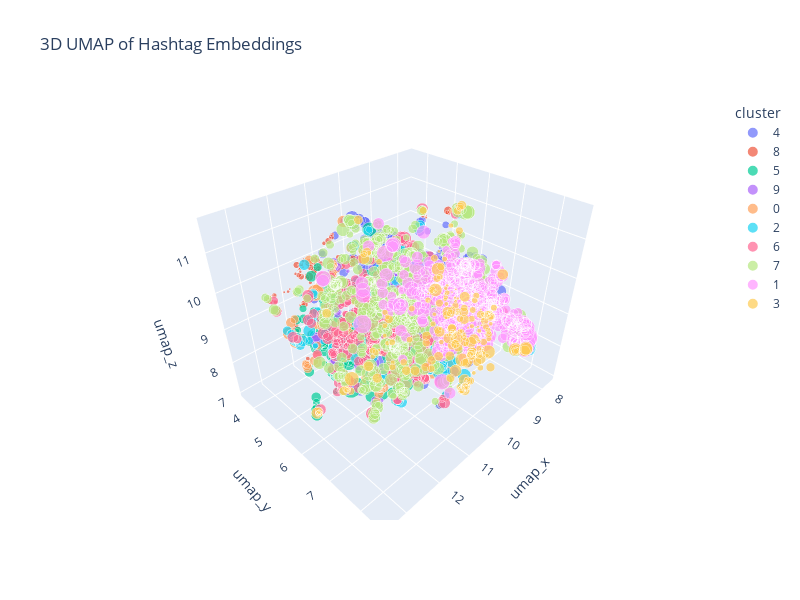

The code cell stored with this chart in its notebook:
### Markdown cell above
In the above representative hashtags from each cluster, we can see some sense of emotions for each cluster, e.g. cluster 9 represents sadness, cluster 8 represents joy, and cluster 2 are neutral hashtags.

### Code cell
plot_umap(
    df=plot_df,
    hover_cols=["hashtag"],
    color_col="cluster",
    size_col="dist",
    kind="3d"
)

### Figure 1 — Plotly figure (JSON) as saved in the notebook; plotly's stock layout.template omitted (floating-point values rounded to 4 significant figures; data arrays with more than 128 entries replaced by an {"elided": "..."} marker saying what was removed)
{"data": [{"customdata": {"elided": "371x1 str values"}, "hovertemplate": "cluster=4<br>umap_x=%{x}<br>umap_y=%{y}<br>umap_z=%{z}<br>dist=%{marker.size}<br>hashtag=%{customdata[0]}<extra></extra>", "legendgroup": "4", "marker": {"color": "#636efa", "size": {"elided": "371 float values"}, "sizemode": "area", "sizeref": 0.0025, "symbol": "circle"}, "mode": "markers", "name": "4", "scene": "scene", "showlegend": true, "type": "scatter3d", "x": {"elided": "371 float values"}, "y": {"elided": "371 float values"}, "z": {"elided": "371 float values"}}, {"customdata": {"elided": "165x1 str values"}, "hovertemplate": "cluster=8<br>umap_x=%{x}<br>umap_y=%{y}<br>umap_z=%{z}<br>dist=%{marker.size}<br>hashtag=%{customdata[0]}<extra></extra>", "legendgroup": "8", "marker": {"color": "#EF553B", "size": {"elided": "165 float values"}, "sizemode": "area", "sizeref": 0.0025, "symbol": "circle"}, "mode": "markers", "name": "8", "scene": "scene", "showlegend": true, "type": "scatter3d", "x": {"elided": "165 float values"}, "y": {"elided": "165 float values"}, "z": {"elided": "165 float values"}}, {"customdata": {"elided": "237x1 str values"}, "hovertemplate": "cluster=5<br>umap_x=%{x}<br>umap_y=%{y}<br>umap_z=%{z}<br>dist=%{marker.size}<br>hashtag=%{customdata[0]}<extra></extra>", "legendgroup": "5", "marker": {"color": "#00cc96", "size": {"elided": "237 float values"}, "sizemode": "area", "sizeref": 0.0025, "symbol": "circle"}, "mode": "markers", "name": "5", "scene": "scene", "showlegend": true, "type": "scatter3d", "x": {"elided": "237 float values"}, "y": {"elided": "237 float values"}, "z": {"elided": "237 float values"}}, {"customdata": {"elided": "286x1 str values"}, "hovertemplate": "cluster=9<br>umap_x=%{x}<br>umap_y=%{y}<br>umap_z=%{z}<br>dist=%{marker.size}<br>hashtag=%{customdata[0]}<extra></extra>", "legendgroup": "9", "marker": {"color": "#ab63fa", "size": {"elided": "286 float values"}, "sizemode": "area", "sizeref": 0.0025, "symbol": "circle"}, "mode": "markers", "name": "9", "scene": "scene", "showlegend": true, "type": "scatter3d", "x": {"elided": "286 float values"}, "y": {"elided": "286 float values"}, "z": {"elided": "286 float values"}}, {"customdata": {"elided": "281x1 str values"}, "hovertemplate": "cluster=0<br>umap_x=%{x}<br>umap_y=%{y}<br>umap_z=%{z}<br>dist=%{marker.size}<br>hashtag=%{customdata[0]}<extra></extra>", "legendgroup": "0", "marker": {"color": "#FFA15A", "size": {"elided": "281 float values"}, "sizemode": "area", "sizeref": 0.0025, "symbol": "circle"}, "mode": "markers", "name": "0", "scene": "scene", "showlegend": true, "type": "scatter3d", "x": {"elided": "281 float values"}, "y": {"elided": "281 float values"}, "z": {"elided": "281 float values"}}, {"customdata": {"elided": "263x1 str values"}, "hovertemplate": "cluster=2<br>umap_x=%{x}<br>umap_y=%{y}<br>umap_z=%{z}<br>dist=%{marker.size}<br>hashtag=%{customdata[0]}<extra></extra>", "legendgroup": "2", "marker": {"color": "#19d3f3", "size": {"elided": "263 float values"}, "sizemode": "area", "sizeref": 0.0025, "symbol": "circle"}, "mode": "markers", "name": "2", "scene": "scene", "showlegend": true, "type": "scatter3d", "x": {"elided": "263 float values"}, "y": {"elided": "263 float values"}, "z": {"elided": "263 float values"}}, {"customdata": {"elided": "494x1 str values"}, "hovertemplate": "cluster=6<br>umap_x=%{x}<br>umap_y=%{y}<br>umap_z=%{z}<br>dist=%{marker.size}<br>hashtag=%{customdata[0]}<extra></extra>", "legendgroup": "6", "marker": {"color": "#FF6692", "size": {"elided": "494 float values"}, "sizemode": "area", "sizeref": 0.0025, "symbol": "circle"}, "mode": "markers", "name": "6", "scene": "scene", "showlegend": true, "type": "scatter3d", "x": {"elided": "494 float values"}, "y": {"elided": "494 float values"}, "z": {"elided": "494 float values"}}, {"customdata": {"elided": "547x1 str values"}, "hovertemplate": "cluster=7<br>umap_x=%{x}<br>umap_y=%{y}<br>umap_z=%{z}<br>dist=%{marker.size}<br>hashtag=%{customdata[0]}<extra></extra>", "legendgroup": "7", "marker": {"color": "#B6E880", "size": {"elided": "547 float values"}, "sizemode": "area", "sizeref": 0.0025, "symbol": "circle"}, "mode": "markers", "name": "7", "scene": "scene", "showlegend": true, "type": "scatter3d", "x": {"elided": "547 float values"}, "y": {"elided": "547 float values"}, "z": {"elided": "547 float values"}}, {"customdata": {"elided": "529x1 str values"}, "hovertemplate": "cluster=1<br>umap_x=%{x}<br>umap_y=%{y}<br>umap_z=%{z}<br>dist=%{marker.size}<br>hashtag=%{customdata[0]}<extra></extra>", "legendgroup": "1", "marker": {"color": "#FF97FF", "size": {"elided": "529 float values"}, "sizemode": "area", "sizeref": 0.0025, "symbol": "circle"}, "mode": "markers", "name": "1", "scene": "scene", "showlegend": true, "type": "scatter3d", "x": {"elided": "529 float values"}, "y": {"elided": "529 float values"}, "z": {"elided": "529 float values"}}, {"customdata": {"elided": "230x1 str values"}, "hovertemplate": "cluster=3<br>umap_x=%{x}<br>umap_y=%{y}<br>umap_z=%{z}<br>dist=%{marker.size}<br>hashtag=%{customdata[0]}<extra></extra>", "legendgroup": "3", "marker": {"color": "#FECB52", "size": {"elided": "230 float values"}, "sizemode": "area", "sizeref": 0.0025, "symbol": "circle"}, "mode": "markers", "name": "3", "scene": "scene", "showlegend": true, "type": "scatter3d", "x": {"elided": "230 float values"}, "y": {"elided": "230 float values"}, "z": {"elided": "230 float values"}}], "layout": {"height": 600, "legend": {"itemsizing": "constant", "title": {"text": "cluster"}, "tracegroupgap": 0}, "scene": {"domain": {"x": [0, 1], "y": [0, 1]}, "xaxis": {"title": {"text": "umap_x"}}, "yaxis": {"title": {"text": "umap_y"}}, "zaxis": {"title": {"text": "umap_z"}}}, "title": {"text": "3D UMAP of Hashtag Embeddings"}, "width": 800}}
